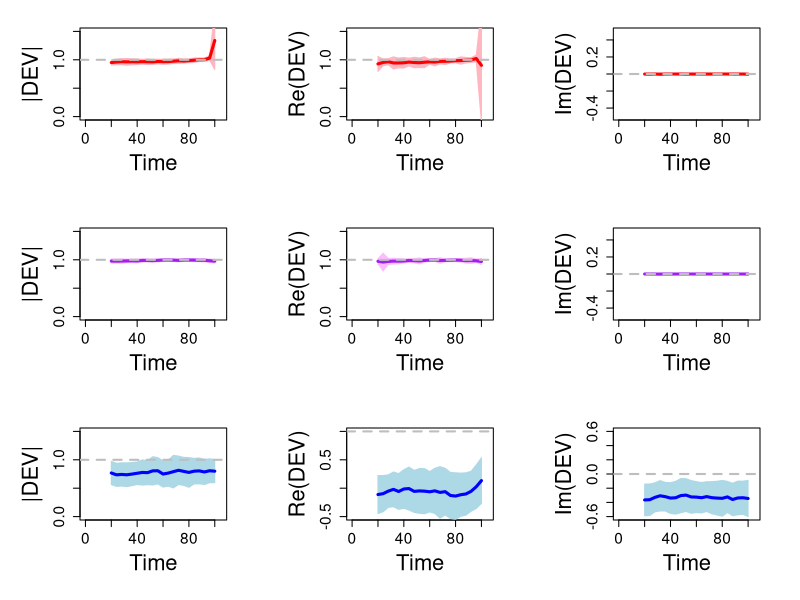

This chart was generated by the following R code:
fold_DEV_mean <- read.csv('data/avg_DEV_sparse_discrete/sparse_discrete_fold.csv', row.names = 1)
transcritical_DEV_mean <- read.csv('data/avg_DEV_sparse_discrete/sparse_discrete_transcritical.csv', row.names = 1)
pitchfork_DEV_mean <- read.csv('data/avg_DEV_sparse_discrete/sparse_discrete_pitchfork.csv', row.names = 1)

fold_DEV_sd <- read.csv('data/sd_DEV_sparse_discrete/sparse_discrete_fold.csv', row.names = 1)
transcritical_DEV_sd <- read.csv('data/sd_DEV_sparse_discrete/sparse_discrete_transcritical.csv', row.names = 1)
pitchfork_DEV_sd <- read.csv('data/sd_DEV_sparse_discrete/sparse_discrete_pitchfork.csv', row.names = 1)

par(mfrow=c(3, 3), cex.axis = 1.4, cex.lab = 2, mai = c(0.8, 0.8, 0.28, 0.4))


# Fold
plot(-1, -1, ylim = c(0, 1.5), xlim = c(0, 105), ylab = '|DEV|', xlab = 'Time')
polygon(x=c(fold_DEV_mean[, 1], rev(fold_DEV_mean[, 1])),
        y=c(fold_DEV_mean[, 2] + fold_DEV_sd[,2], rev(fold_DEV_mean[, 2] - fold_DEV_sd[,2])),
        col = 'lightpink', density = NA)
lines(fold_DEV_mean[, 1], fold_DEV_mean[,2], type = 'l', col = 'red', lwd = 3)
abline(h = 1, col = 'gray', lty = 2, lwd = 2)

plot(-1, -1, ylim = c(0, 1.5), xlim = c(0, 105), ylab = 'Re(DEV)', xlab = 'Time')
polygon(x=c(fold_DEV_mean[, 1], rev(fold_DEV_mean[, 1])),
        y=c(fold_DEV_mean[, 3] + fold_DEV_sd[,3], rev(fold_DEV_mean[, 3] - fold_DEV_sd[,3])),
        col = 'lightpink', density = NA)
lines(fold_DEV_mean[, 1], fold_DEV_mean[,3], type = 'l', col = 'red', lwd = 3)
abline(h = 1, col = 'gray', lty = 2, lwd = 2)

plot(-1, -1, ylim = c(-0.5, 0.5), xlim = c(0, 105), ylab = 'Im(DEV)', xlab = 'Time')
polygon(x=c(fold_DEV_mean[, 1], rev(fold_DEV_mean[, 1])),
        y=c(fold_DEV_mean[, 4] + fold_DEV_sd[,4], rev(fold_DEV_mean[, 4] - fold_DEV_sd[,4])),
        col = 'lightpink', density = NA)
lines(fold_DEV_mean[, 1], fold_DEV_mean[,4], type = 'l', col = 'red', lwd = 3)
abline(h = 0, col = 'gray', lty = 2, lwd = 2)


# transcritical
plot(-1, -1, ylim = c(0, 1.5), xlim = c(0, 105), ylab = '|DEV|', xlab = 'Time')
polygon(x=c(transcritical_DEV_mean[, 1], rev(transcritical_DEV_mean[, 1])),
        y=c(transcritical_DEV_mean[, 2] + transcritical_DEV_sd[,2], rev(transcritical_DEV_mean[, 2] - transcritical_DEV_sd[,2])),
        col = 'plum1', density = NA)
lines(transcritical_DEV_mean[, 1], transcritical_DEV_mean[,2], type = 'l', col = 'purple', lwd = 3)
abline(h = 1, col = 'gray', lty = 2, lwd = 2)

plot(-1, -1, ylim = c(0, 1.5), xlim = c(0, 105), ylab = 'Re(DEV)', xlab = 'Time')
polygon(x=c(transcritical_DEV_mean[, 1], rev(transcritical_DEV_mean[, 1])),
        y=c(transcritical_DEV_mean[, 3] + transcritical_DEV_sd[,3], rev(transcritical_DEV_mean[, 3] - transcritical_DEV_sd[,3])),
        col = 'plum1', density = NA)
lines(transcritical_DEV_mean[, 1], transcritical_DEV_mean[,3], type = 'l', col = 'purple', lwd = 3)
abline(h = 1, col = 'gray', lty = 2, lwd = 2)

plot(-1, -1, ylim = c(-0.5, 0.5), xlim = c(0, 105), ylab = 'Im(DEV)', xlab = 'Time')
polygon(x=c(transcritical_DEV_mean[, 1], rev(transcritical_DEV_mean[, 1])),
        y=c(transcritical_DEV_mean[, 4] + transcritical_DEV_sd[,4], rev(transcritical_DEV_mean[, 4] - transcritical_DEV_sd[,4])),
        col = 'plum1', density = NA)
lines(transcritical_DEV_mean[, 1], transcritical_DEV_mean[,4], type = 'l', col = 'purple', lwd = 3)
abline(h = 0, col = 'gray', lty = 2, lwd = 2)


# pitchfork
plot(-1, -1, ylim = c(0, 1.5), xlim = c(0, 105), ylab = '|DEV|', xlab = 'Time')
polygon(x=c(pitchfork_DEV_mean[, 1], rev(pitchfork_DEV_mean[, 1])),
        y=c(pitchfork_DEV_mean[, 2] + pitchfork_DEV_sd[,2], rev(pitchfork_DEV_mean[, 2] - pitchfork_DEV_sd[,2])),
        col = 'lightblue', density = NA)
lines(pitchfork_DEV_mean[, 1], pitchfork_DEV_mean[,2], type = 'l', col = 'blue', lwd = 3)
abline(h = 1, col = 'gray', lty = 2, lwd = 2)

plot(-1, -1, ylim = c(-0.5, 1), xlim = c(0, 105), ylab = 'Re(DEV)', xlab = 'Time')
polygon(x=c(pitchfork_DEV_mean[, 1], rev(pitchfork_DEV_mean[, 1])),
        y=c(pitchfork_DEV_mean[, 3] + pitchfork_DEV_sd[,3], rev(pitchfork_DEV_mean[, 3] - pitchfork_DEV_sd[,3])),
        col = 'lightblue', density = NA)
lines(pitchfork_DEV_mean[, 1], pitchfork_DEV_mean[,3], type = 'l', col = 'blue', lwd = 3)
abline(h = 1, col = 'gray', lty = 2, lwd = 2)

plot(-1, -1, ylim = c(-0.6, 0.6), xlim = c(0, 105), ylab = 'Im(DEV)', xlab = 'Time')
polygon(x=c(pitchfork_DEV_mean[, 1], rev(pitchfork_DEV_mean[, 1])),
        y=c(pitchfork_DEV_mean[, 4] + pitchfork_DEV_sd[,4], rev(pitchfork_DEV_mean[, 4] - pitchfork_DEV_sd[,4])),
        col = 'lightblue', density = NA)
lines(pitchfork_DEV_mean[, 1], pitchfork_DEV_mean[,4], type = 'l', col = 'blue', lwd = 3)
abline(h = 0, col = 'gray', lty = 2, lwd = 2)
